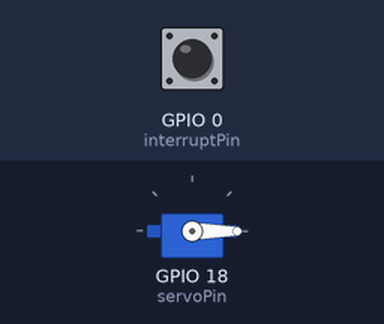
A sketch run on a simulated ESP32. On the bench: servo. The inputs (shaded band) are chosen by the test bench; at power-on: GPIO 0 (interruptPin) HIGH.

Above: at 1.2 s.
1.3 s: GPIO 0 (interruptPin) pulled LOW for 0.15 s
At 2.6 s:
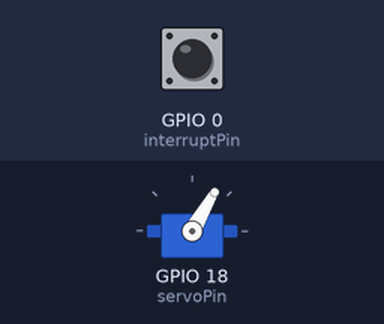
2.9 s: GPIO 0 (interruptPin) pulled LOW for 1 s
At 5.1 s:
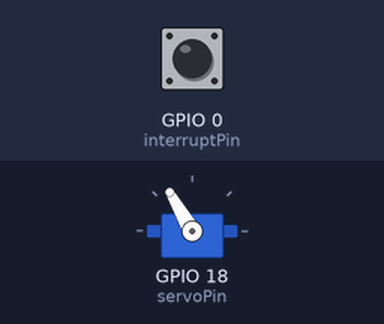
5.4 s: GPIO 0 (interruptPin) pulled LOW for 0.15 s
At 5.48 s:
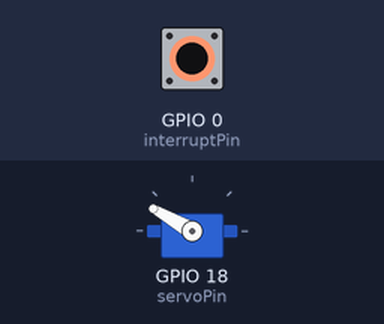
7.0 s: GPIO 0 (interruptPin) pulled LOW for 3.2 s
At 7.8 s:
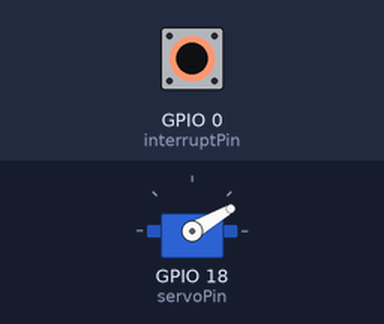
Timing chart, 0 to 11.7 s (numbered marks = the images above; inputs shaded):
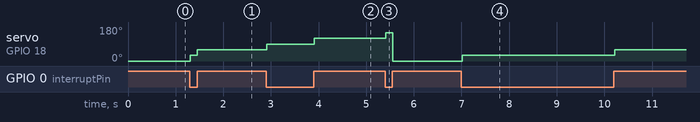

Measured:
- after the input at 1.3 s, servo on GPIO 18 (servoPin): 0° → 30° at once, → 60° 0.15 s later
- after the input at 2.9 s, servo on GPIO 18 (servoPin): 60° → 90° at once, → 120° 0.99 s later
- after the input at 5.4 s, servo on GPIO 18 (servoPin): 120° → 150° at once, → 0° 0.15 s later
- after the input at 7.0 s, servo on GPIO 18 (servoPin): 0° → 30° at once, → 60° 3.2 s later

The sketch:

ESP32_SG90.ino
```cpp
#include <ESP32Servo.h>
const byte interruptPin = 0;
Servo myservo;  // create servo object to control a servo
// 16 servo objects can be created on the ESP32

int pos = 0;    // variable to store the servo position
// Recommended PWM GPIO pins on the ESP32 include 2,4,12-19,21-23,25-27,32-33
// Possible PWM GPIO pins on the ESP32-S2: 0(used by on-board button),1-17,18(used by on-board LED),19-21,26,33-42
#if defined(ARDUINO_ESP32S2_DEV)
int servoPin = 17;
#else
int servoPin = 18;
#endif

//const int inPin = 2;

void setup() {
  // Allow allocation of all timers

  pinMode(interruptPin, INPUT_PULLUP);
  attachInterrupt(digitalPinToInterrupt(interruptPin), rotate, CHANGE);


  ESP32PWM::allocateTimer(0);
  ESP32PWM::allocateTimer(1);
  ESP32PWM::allocateTimer(2);
  ESP32PWM::allocateTimer(3);
  myservo.setPeriodHertz(50);    // standard 50 hz servo
  myservo.attach(servoPin, 1000, 2000); // attaches the servo on pin 18 to the servo object
  // using default min/max of 1000us and 2000us
  // different servos may require different min/max settings
  // for an accurate 0 to 180 sweep
}

void loop() {

        myservo.write(pos);
        delay(15);
}
void rotate()
{
  pos = pos + 30;

  if (pos >=180)
    pos = 0;
}
```
